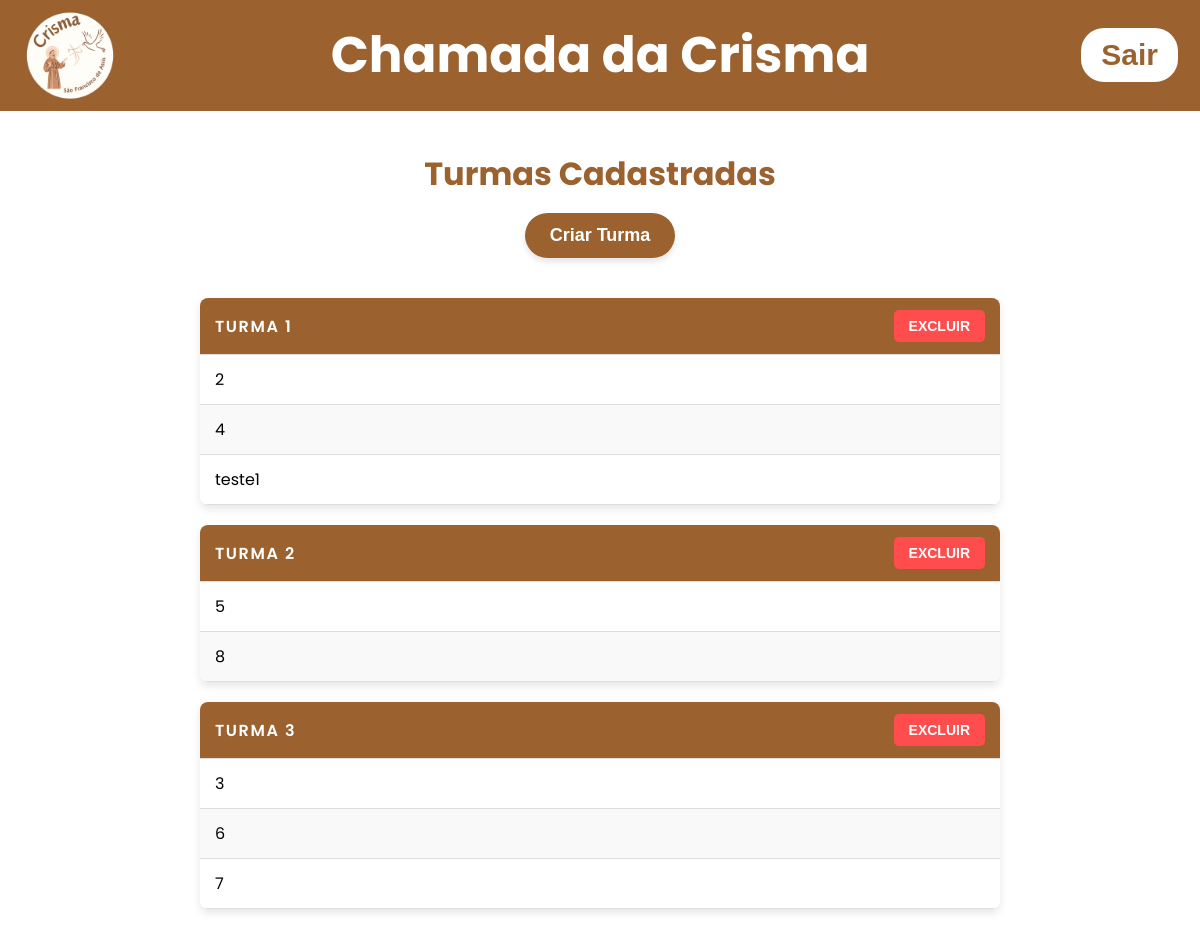
The app's page /listturmas (signed in), older data.
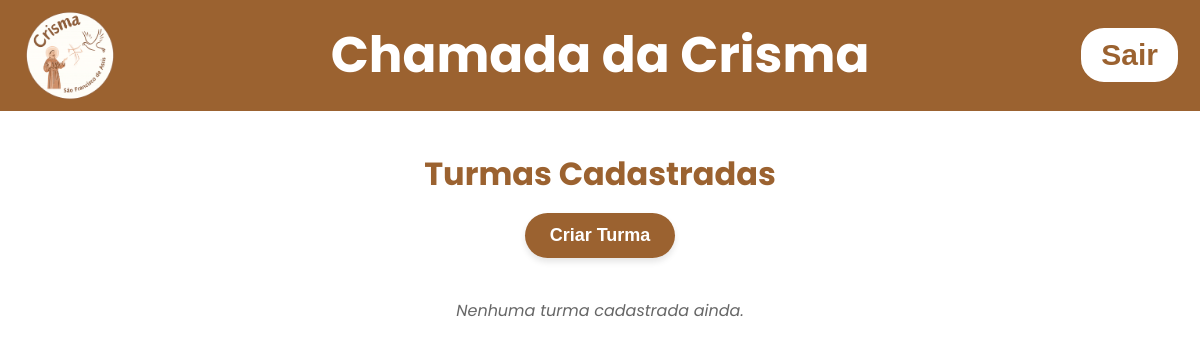
The same page, newer data.
### tables this page shows
CREATE TABLE turmas (
    id INTEGER PRIMARY KEY AUTOINCREMENT,
    turma_name TEXT NOT NULL UNIQUE                            
);

CREATE TABLE crismandos (
    id INTEGER PRIMARY KEY AUTOINCREMENT,
    name TEXT UNIQUE NOT NULL,
    turma_id INTEGER NOT NULL,    
    created_at TEXT DEFAULT CURRENT_TIMESTAMP,
    FOREIGN KEY (turma_id) REFERENCES turmas(id)    
);

### app.py (the view)
@app.get('/listturmas')
def list_turmas():
    if 'admin' not in session :
        return render_template('index.html')
    msg = request.args.get('msg')
    with get_conn() as conn:
        cur = conn.cursor()
        cur.execute("SELECT id, turma_name FROM turmas ORDER BY turma_name")
        turmas = cur.fetchall()
        cur.execute("SELECT id, name, turma_id FROM crismandos ORDER BY name")
        crismandos = cur.fetchall()
    return render_template('turmas.html', turmas=turmas, msgturmas=msg, crismandos = crismandos)

### app.py (called while the page is built)
def get_conn():
    conn = sqlite3.connect("data/dataBase.db")
    conn.row_factory = sqlite3.Row
    return conn

### templates/turmas.html (shortened to what this page needs)
<!DOCTYPE html>
<html lang="pt-br">
<head>
    <link
      rel="stylesheet"
      href="{{url_for('static', filename='css/styleconfigadmin.css')}}"
    />
    <link
      rel="stylesheet"
      href="{{url_for('static', filename='css/styleturmas.css')}}"
    />
</head>
<body>
<header>
      <div class="header-left">
        <img
          src="{{url_for('static', filename='images/logocrismamaior.png')}}"
          alt="Logo da crisma"
          class="logo"
        />
        <h1 class="title-center" onclick="window.location.href='/homepage'" >Chamada da Crisma</h1>
      </div>
      <form action="{{url_for('logout_user')}}" method="post">
        <button class="button-logout">Sair</button>
      </form>
    </header>
<main>
    <div class="container-principal">
            <h2>Turmas Cadastradas</h2>
            <button onclick="OpenModalTurmas()">Criar Turma</button>
            {% if turmas %}
{% for turma in turmas %}
    <table class="tabela-turmas">
        <thead>
            <tr>
                <th>{{turma.turma_name}}</th>
                <th>
                        <button type="button" onclick="OpenModalConfirmation()" id="openmodalconfirmation">EXCLUIR</button>
                </th>
            </tr>
        </thead>
        <tbody>
            {%for crismando in crismandos | sort(attribute='name')%}
                 {% if crismando.turma_id == turma.id %}
                 <tr>
                     <td>{{crismando.name}}</td> <td></td> </tr>
                 {%endif%}
             {%endfor%}
        </tbody>
    </table>
{% endfor %}
            {% else %}
                <p>Nenhuma turma cadastrada ainda.</p>
            {% endif %}
</main>
</body>
</html>

Row changes from the older to the newer data that the page shows:
removed turmas: turma_name "TURMA 1"
removed crismandos: name "2", shown under "TURMA 1"
removed crismandos: name "4", shown under "TURMA 1"
removed crismandos: name "teste1", shown under "TURMA 1"
removed turmas: turma_name "TURMA 2"
removed crismandos: name "5", shown under "TURMA 2"
removed crismandos: name "8", shown under "TURMA 2"
removed turmas: turma_name "TURMA 3"
removed crismandos: name "3", shown under "TURMA 3"
removed crismandos: name "6", shown under "TURMA 3"
removed crismandos: name "7", shown under "TURMA 3"
Text that changed along with them:
text now shown: "Nenhuma turma cadastrada ainda."
